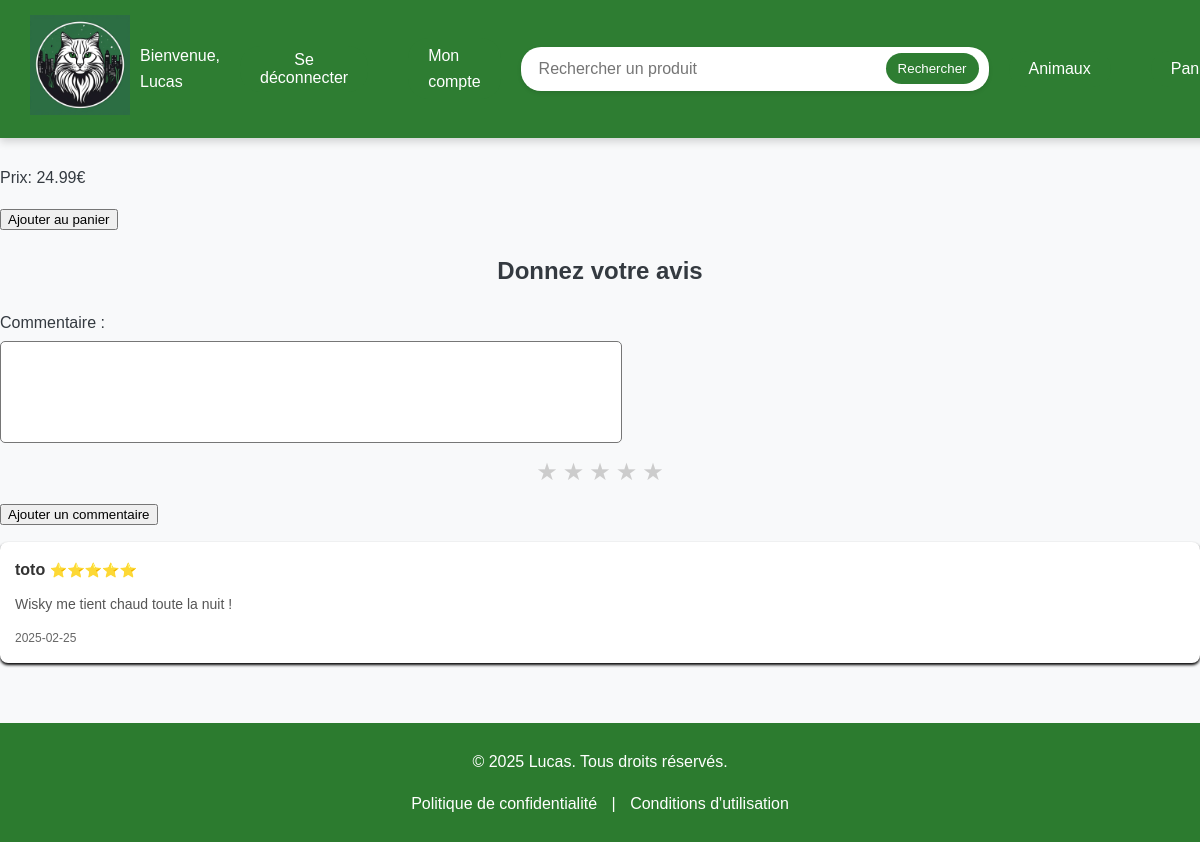
Page /fiche_produit.php?idAnimals=1 (signed in) on the committed database.
### tables this page shows
CREATE TABLE `animals` (
  `idAnimals` int(11) NOT NULL,
  `nameAnimals` varchar(100) NOT NULL,
  `typeAnimals` varchar(100) NOT NULL,
  `weightAnimals` varchar(100) NOT NULL,
  `colorAnimals` varchar(100) NOT NULL,
  `priceAnimals` decimal(5,2) NOT NULL,
  `imageAnimals` varchar(100) NOT NULL,
  PRIMARY KEY (`idAnimals`)
);

CREATE TABLE `comments` (
  `idComment` int(11) NOT NULL AUTO_INCREMENT,
  `idAnimals` int(11) NOT NULL,
  `nameAnimals` varchar(100) NOT NULL,
  `firstname` varchar(100) NOT NULL,
  `comment` varchar(512) NOT NULL,
  `note` float NOT NULL,
  `dateComment` date NOT NULL,
  PRIMARY KEY (`idComment`),
  KEY `comments_ibfk_1` (`idAnimals`),
  CONSTRAINT `comments_ibfk_1` FOREIGN KEY (`idAnimals`) REFERENCES `animals` (`idAnimals`) ON DELETE CASCADE ON UPDATE CASCADE
);

### fiche_produit.php (the view, shortened to what this page needs)
<?php
$servername = "localhost";
$dbname = "e_commerce_project";
$dbusername = "root";
$dbpassword = "";
try {
    $conn = new PDO("mysql:host=$servername;dbname=$dbname", $dbusername, $dbpassword);
    $conn->setAttribute(PDO::ATTR_ERRMODE, PDO::ERRMODE_EXCEPTION);
    $animals = null;
    if (isset($_GET['idAnimals'])) {
        $id = (int) $_GET['idAnimals'];
        $stmt = $conn->prepare("SELECT * FROM animals WHERE idAnimals = :idAnimals");
        $stmt->execute(['idAnimals' => $id]);
        $animals = $stmt->fetch(PDO::FETCH_ASSOC);
    }
    $commentStmt = $conn->prepare("SELECT * FROM comments WHERE nameAnimals = ? ORDER BY dateComment DESC");
    $commentStmt->execute([$animals['nameAnimals']]);
    $comments = $commentStmt->fetchAll(PDO::FETCH_ASSOC);
} catch (\PDOException $e) {
    die("Erreur de connexion : " . $e->getMessage());
}
?>
<!doctype html>
<html lang="fr">
<head>
    <link rel="stylesheet" href="style/store.css">
</head>
<body>
<div class="navbar">
    <?php include 'navbar.php'; ?>
</div>
<h1 class="product-title"><?php echo htmlspecialchars($animals['nameAnimals']); ?></h1>
<p>Type: <?php echo htmlspecialchars($animals['typeAnimals']); ?></p>
<p>Prix: <?php echo htmlspecialchars($animals['priceAnimals']); ?>€</p>
<form method="post" action="cart.php">
    <button type="submit" name="add_to_cart">Ajouter au panier</button>
</form>
<h2>Donnez votre avis</h2>
<?php if (isset($_SESSION['firstname'])): ?>
    <form action="" method="post">
        <label>Commentaire :</label>
        <textarea name="comment" required></textarea>
        <div class="star-rating">
            <?php for ($i = 1; $i <= 5; $i++): ?>
                <span class="star" data-note="<?php echo $i; ?>">★</span>
            <?php endfor; ?>
        </div>
        <button type="submit" name="add_comment">Ajouter un commentaire</button>
    </form>
<?php else: ?>
    <p><a href="connexion.php">Connectez-vous</a> pour ajouter un commentaire</p>
<?php endif; ?>
<div class="comments-section">
    <?php foreach ($comments as $comment): ?>
        <div class="comment">
            <strong><?php echo htmlspecialchars($comment['firstname']); ?></strong>
            <span><?php echo str_repeat('⭐', $comment['note']); ?></span>
            <p><?php echo nl2br(htmlspecialchars($comment['comment'])); ?></p>
            <small ><?php echo $comment['dateComment']; ?></small>
        </div>
    <?php endforeach; ?>
</div>
<?php include "footer.php"?>
</body>
</html>

### style/store.css (style rules this page uses)
body { font-family: Arial, sans-serif; line-height: 1.6; margin: 0; padding: 0; background-color: #f8f9fa; color: #343a40; }
h1, h2 { color: #343a40; text-align: center; margin: 20px 0; }

### style/navbar.css (style rules this page uses)
.navbar { position: fixed; top: 0; left: 0; width: 100%; display: flex; justify-content: left; align-items: center; background-color: #2e7d32; padding: 15px 30px; z-index: 1000; box-shadow: 0 4px 8px rgba(0, 0, 0, 0.15); font-family: 'Arial', sans-serif; }
body { margin-top: 200px; }

### fiche_produit.php (style rules this page uses)
.star-rating { display: flex; justify-content: center; gap: 5px; cursor: pointer; margin: 10px 0; }
.star { font-size: 24px; color: #ccc; cursor: pointer; transition: color 0.2s; }
.comment { background-color: white; padding: 15px; margin-top: 15px; border-radius: 8px; box-shadow: 0 2px 3px black; transition: transform 0.3s ease, box-shadow 0.3s ease; }
.comment strong { font-size: 16px; color: #333; }
.comment span { font-size: 14px; color: gold; }
.comment p { margin-top: 10px; line-height: 1.6; font-size: 14px; color: #555; }
.comment small { display: block; margin-top: 10px; font-size: 12px; color: #666; }
textarea { display: flex; justify-content: center; width: 50%; min-height: 80px; margin-top: 5px; padding: 10px; border-radius: 5px; resize: none; font-size: 14px; }

### footer.php (style rules this page uses)
body { display: flex; flex-direction: column; min-height: 100vh; margin: 0; }

### rows in the picture
animals: priceAnimals "24.99"
comments: firstname "toto", note "⭐⭐⭐⭐⭐", comment "Wisky me tient chaud toute la nuit !", dateComment "2025-02-25"

### other values in the picture
$_SESSION['firstname'] "Lucas"
